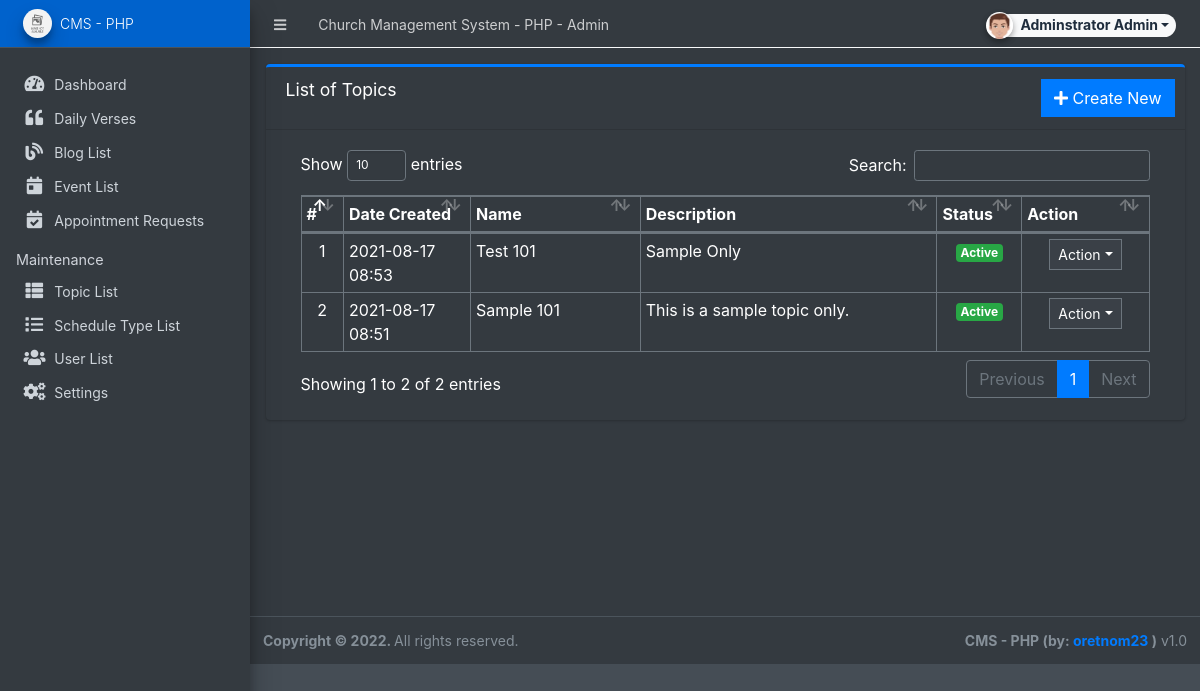
Page /admin/?page=maintenance/topics (signed in) on the committed database.
### tables this page shows
CREATE TABLE `topics` (
  `id` int(30) NOT NULL,
  `name` text NOT NULL,
  `description` text NOT NULL,
  `status` tinyint(4) NOT NULL DEFAULT 1 COMMENT '0=Inactive, 1=Active',
  `date_created` datetime NOT NULL DEFAULT current_timestamp(),
  `date_updated` datetime DEFAULT NULL ON UPDATE current_timestamp()
);

### admin/maintenance/topics.php (the view, shortened to what this page needs)
<div class="card card-outline card-primary">
	<div class="card-header">
		<h3 class="card-title">List of Topics</h3>
		<div class="card-tools">
			<a href="?page=maintenance/manage_topic" class="btn btn-flat btn-primary"><span class="fas fa-plus"></span>  Create New</a>
		</div>
	</div>
	<div class="card-body">
		<div class="container-fluid">
        <div class="container-fluid">
			<table class="table table-bordered table-stripped">
				<colgroup>
					<col width="5%">
					<col width="15%">
					<col width="20%">
					<col width="35%">
					<col width="10%">
					<col width="15%">
				</colgroup>
				<thead>
					<tr>
						<th>#</th>
						<th>Date Created</th>
						<th>Name</th>
						<th>Description</th>
						<th>Status</th>
						<th>Action</th>
					</tr>
				</thead>
				<tbody>
					<?php
					$i = 1;
						$qry = $conn->query("SELECT * from `topics` order by unix_timestamp(date_created) desc ");
						while($row = $qry->fetch_assoc()):
                            $row['description'] = strip_tags(stripslashes(html_entity_decode($row['description'])));
					?>
						<tr>
							<td class="text-center"><?php echo $i++; ?></td>
							<td><?php echo date("Y-m-d H:i",strtotime($row['date_created'])) ?></td>
							<td><?php echo $row['name'] ?></td>
							<td ><p class="truncate-1 m-0"><?php echo $row['description'] ?></p></td>
							<td class="text-center">
                                <?php if($row['status'] == 1): ?>
                                    <span class="badge badge-success">Active</span>
                                <?php else: ?>
                                    <span class="badge badge-danger">Inactive</span>
                                <?php endif; ?>
                            </td>
							<td align="center">
								 <button type="button" class="btn btn-flat btn-default btn-sm dropdown-toggle dropdown-icon" data-toggle="dropdown">
				                  		Action
				                  </button>
							</td>
						</tr>
					<?php endwhile; ?>
				</tbody>
			</table>
		</div>
		</div>
	</div>
</div>

### rows in the picture
topics: date_created "2021-08-17 08:53", name "Test 101", description "Sample Only", status "Active"
topics: date_created "2021-08-17 08:51", name "Sample 101", description "This is a sample topic only.", status "Active"

### other values in the picture
$_settings->info('name') "Church Management System - PHP"
$_settings->userdata('firstname').' '.$_settings->userdata('lastname') "Adminstrator Admin"
$_settings->info('short_name') "CMS - PHP"
